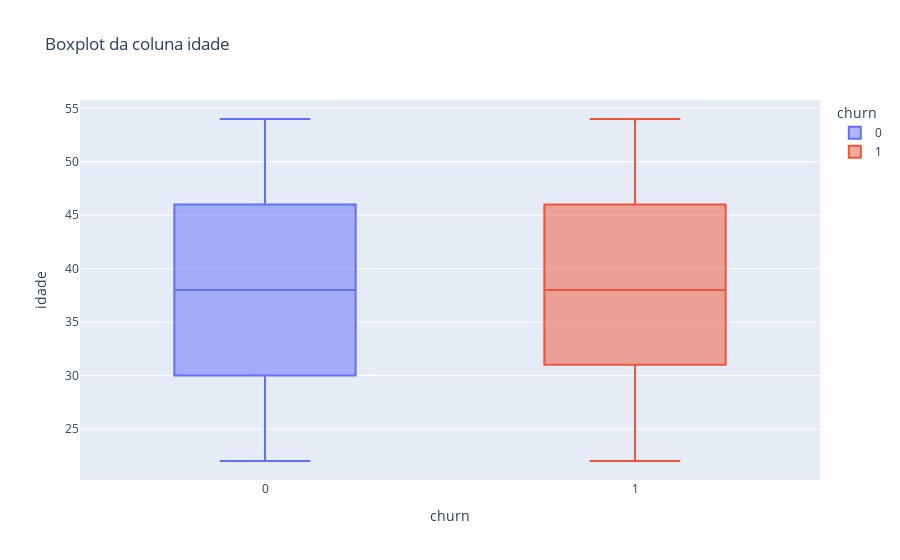
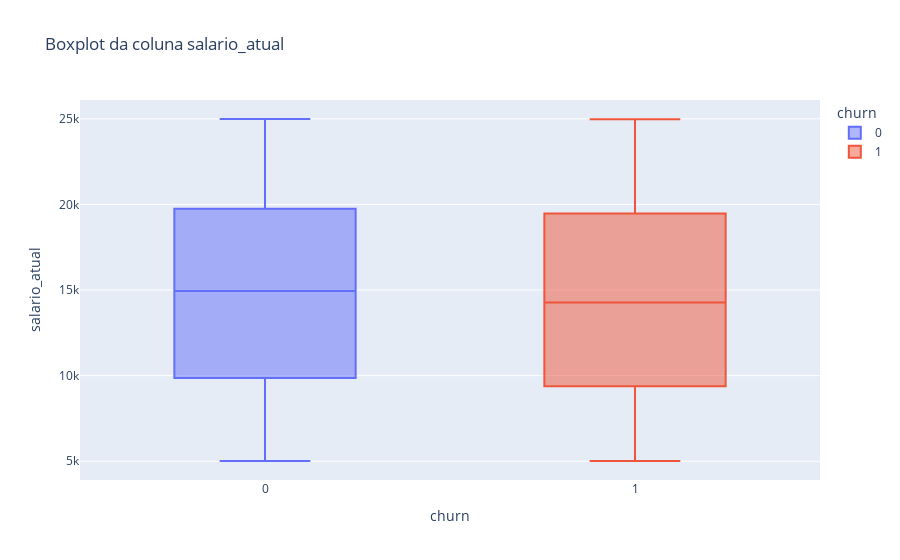
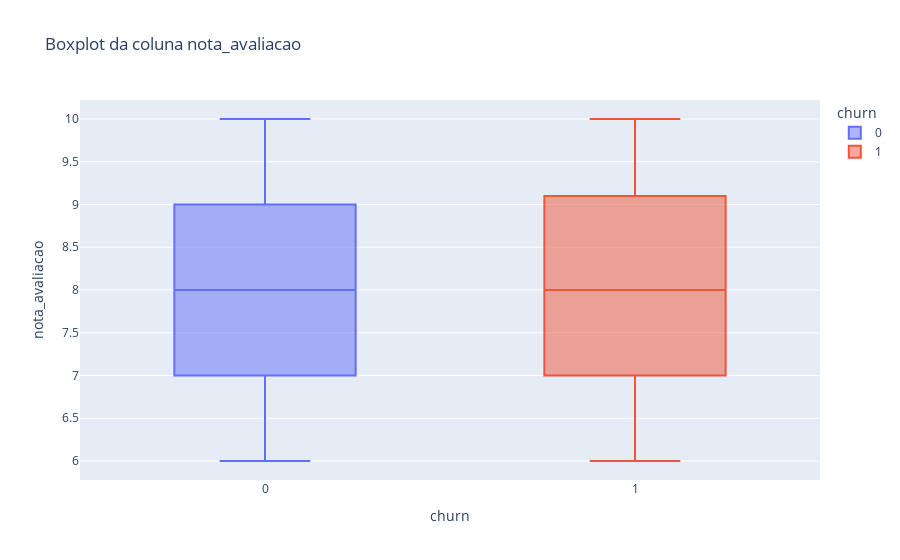
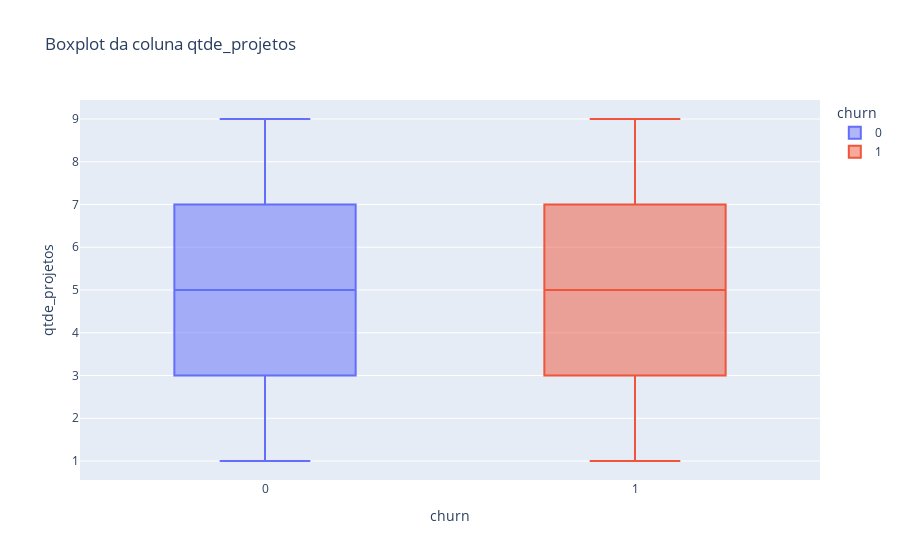

Source (notebook cell) for these figures, in order:
### Code cell
for col in df.select_dtypes(include=['int64', 'float64']).columns:
  if col != 'churn':
    fig = px.box(df, x='churn', y=col, title=f'Boxplot da coluna {col}', color='churn')
    fig.show()

### Figure 1 — Plotly figure (JSON) as saved in the notebook; plotly's stock layout.template omitted (floating-point values rounded to 4 significant figures; data arrays with more than 128 entries replaced by an {"elided": "..."} marker saying what was removed)
{"data": [{"alignmentgroup": "True", "hovertemplate": "churn=%{x}<br>idade=%{y}<extra></extra>", "legendgroup": "0", "marker": {"color": "#636efa"}, "name": "0", "notched": false, "offsetgroup": "0", "orientation": "v", "showlegend": true, "type": "box", "x": {"elided": "1714 int values"}, "x0": " ", "xaxis": "x", "y": {"elided": "1714 int values"}, "y0": " ", "yaxis": "y"}, {"alignmentgroup": "True", "hovertemplate": "churn=%{x}<br>idade=%{y}<extra></extra>", "legendgroup": "1", "marker": {"color": "#EF553B"}, "name": "1", "notched": false, "offsetgroup": "1", "orientation": "v", "showlegend": true, "type": "box", "x": {"elided": "286 int values"}, "x0": " ", "xaxis": "x", "y": {"elided": "286 int values"}, "y0": " ", "yaxis": "y"}], "layout": {"boxmode": "overlay", "legend": {"title": {"text": "churn"}, "tracegroupgap": 0}, "title": {"text": "Boxplot da coluna idade"}, "xaxis": {"anchor": "y", "categoryarray": [0, 1], "categoryorder": "array", "domain": [0, 1], "title": {"text": "churn"}}, "yaxis": {"anchor": "x", "domain": [0, 1], "title": {"text": "idade"}}}}

### Figure 2 — Plotly figure (JSON) as saved in the notebook; plotly's stock layout.template omitted (floating-point values rounded to 4 significant figures; data arrays with more than 128 entries replaced by an {"elided": "..."} marker saying what was removed)
{"data": [{"alignmentgroup": "True", "hovertemplate": "churn=%{x}<br>salario_atual=%{y}<extra></extra>", "legendgroup": "0", "marker": {"color": "#636efa"}, "name": "0", "notched": false, "offsetgroup": "0", "orientation": "v", "showlegend": true, "type": "box", "x": {"elided": "1714 int values"}, "x0": " ", "xaxis": "x", "y": {"elided": "1714 int values"}, "y0": " ", "yaxis": "y"}, {"alignmentgroup": "True", "hovertemplate": "churn=%{x}<br>salario_atual=%{y}<extra></extra>", "legendgroup": "1", "marker": {"color": "#EF553B"}, "name": "1", "notched": false, "offsetgroup": "1", "orientation": "v", "showlegend": true, "type": "box", "x": {"elided": "286 int values"}, "x0": " ", "xaxis": "x", "y": {"elided": "286 int values"}, "y0": " ", "yaxis": "y"}], "layout": {"boxmode": "overlay", "legend": {"title": {"text": "churn"}, "tracegroupgap": 0}, "title": {"text": "Boxplot da coluna salario_atual"}, "xaxis": {"anchor": "y", "categoryarray": [0, 1], "categoryorder": "array", "domain": [0, 1], "title": {"text": "churn"}}, "yaxis": {"anchor": "x", "domain": [0, 1], "title": {"text": "salario_atual"}}}}

### Figure 3 — Plotly figure (JSON) as saved in the notebook; plotly's stock layout.template omitted (floating-point values rounded to 4 significant figures; data arrays with more than 128 entries replaced by an {"elided": "..."} marker saying what was removed)
{"data": [{"alignmentgroup": "True", "hovertemplate": "churn=%{x}<br>nota_avaliacao=%{y}<extra></extra>", "legendgroup": "0", "marker": {"color": "#636efa"}, "name": "0", "notched": false, "offsetgroup": "0", "orientation": "v", "showlegend": true, "type": "box", "x": {"elided": "1714 int values"}, "x0": " ", "xaxis": "x", "y": {"elided": "1714 float values"}, "y0": " ", "yaxis": "y"}, {"alignmentgroup": "True", "hovertemplate": "churn=%{x}<br>nota_avaliacao=%{y}<extra></extra>", "legendgroup": "1", "marker": {"color": "#EF553B"}, "name": "1", "notched": false, "offsetgroup": "1", "orientation": "v", "showlegend": true, "type": "box", "x": {"elided": "286 int values"}, "x0": " ", "xaxis": "x", "y": {"elided": "286 float values"}, "y0": " ", "yaxis": "y"}], "layout": {"boxmode": "overlay", "legend": {"title": {"text": "churn"}, "tracegroupgap": 0}, "title": {"text": "Boxplot da coluna nota_avaliacao"}, "xaxis": {"anchor": "y", "categoryarray": [0, 1], "categoryorder": "array", "domain": [0, 1], "title": {"text": "churn"}}, "yaxis": {"anchor": "x", "domain": [0, 1], "title": {"text": "nota_avaliacao"}}}}

### Figure 4 — Plotly figure (JSON) as saved in the notebook; plotly's stock layout.template omitted (floating-point values rounded to 4 significant figures; data arrays with more than 128 entries replaced by an {"elided": "..."} marker saying what was removed)
{"data": [{"alignmentgroup": "True", "hovertemplate": "churn=%{x}<br>qtde_projetos=%{y}<extra></extra>", "legendgroup": "0", "marker": {"color": "#636efa"}, "name": "0", "notched": false, "offsetgroup": "0", "orientation": "v", "showlegend": true, "type": "box", "x": {"elided": "1714 int values"}, "x0": " ", "xaxis": "x", "y": {"elided": "1714 int values"}, "y0": " ", "yaxis": "y"}, {"alignmentgroup": "True", "hovertemplate": "churn=%{x}<br>qtde_projetos=%{y}<extra></extra>", "legendgroup": "1", "marker": {"color": "#EF553B"}, "name": "1", "notched": false, "offsetgroup": "1", "orientation": "v", "showlegend": true, "type": "box", "x": {"elided": "286 int values"}, "x0": " ", "xaxis": "x", "y": {"elided": "286 int values"}, "y0": " ", "yaxis": "y"}], "layout": {"boxmode": "overlay", "legend": {"title": {"text": "churn"}, "tracegroupgap": 0}, "title": {"text": "Boxplot da coluna qtde_projetos"}, "xaxis": {"anchor": "y", "categoryarray": [0, 1], "categoryorder": "array", "domain": [0, 1], "title": {"text": "churn"}}, "yaxis": {"anchor": "x", "domain": [0, 1], "title": {"text": "qtde_projetos"}}}}
